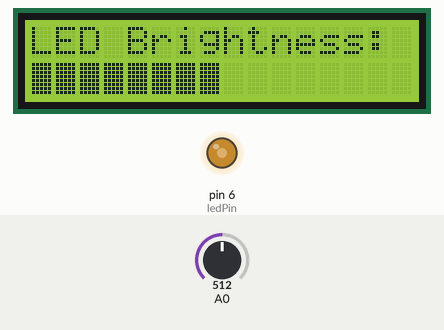
Simulated run of this sketch. Board: Arduino Uno, built with avr-gcc and run on an emulated ATmega328P. On the bench: 16×2 character LCD, output pins drawn as LEDs (lit = HIGH). Inputs (shaded band) come from the test bench; at power-on: A0 = 512.

Above: at 2.2 s.
2.3 s: A0 set to 716
At 3.2 s:
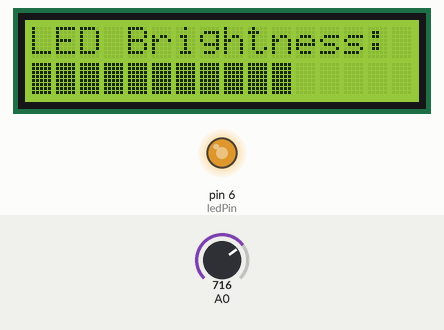
3.8 s: A0 set to 122
At 4.8 s:
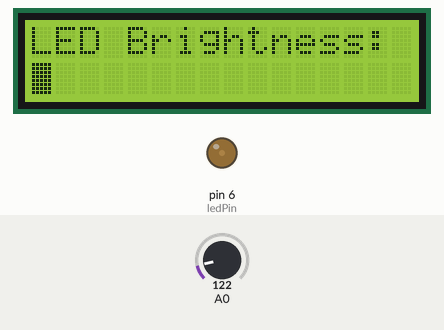
6.8 s: A0 set to 1023
At 8.4 s:
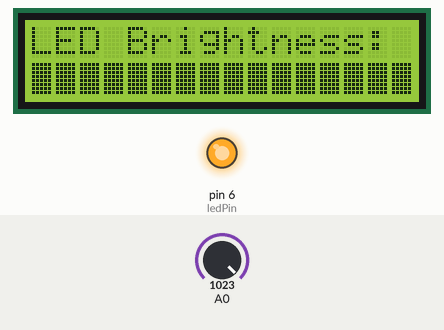
9.8 s: A0 set to 900
At 11.2 s:
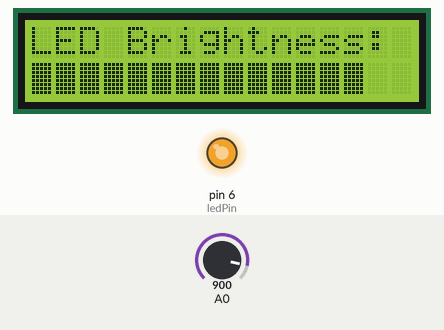
12.8 s: A0 set to 306
At 13.5 s:
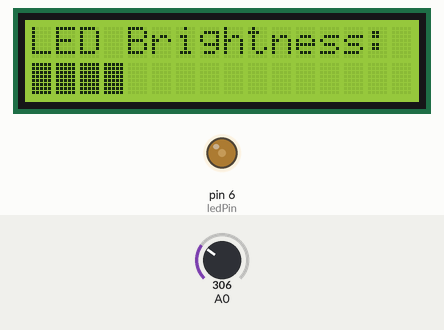
15.8 s: A0 set to 511
At 17.3 s:
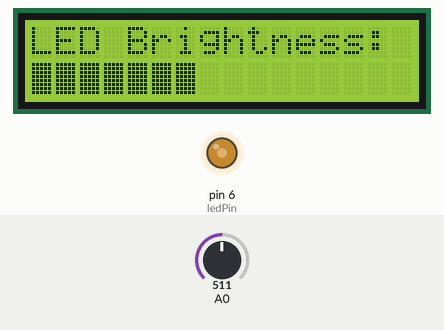
Timing chart, 0 to 18.8 s (numbered marks = the images above; inputs shaded):
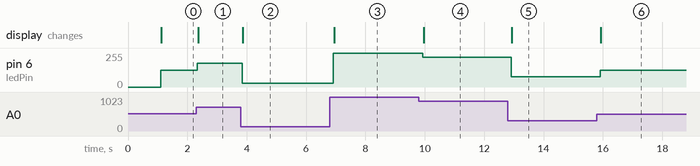

Measured:
- after the input at 2.3 s, pin 6 (ledPin): 127/255 → 178/255 at once; the display: changes after 0.06 s (image 1)
- after the input at 3.8 s, pin 6 (ledPin): 178/255 → 30/255 after 0.06 s; the display: changes after 0.07 s (image 2)
- after the input at 6.8 s, pin 6 (ledPin): 30/255 → 255/255 after 0.11 s; the display: changes after 0.14 s (image 3)
- after the input at 9.8 s, pin 6 (ledPin): 255/255 → 224/255 after 0.13 s; the display: changes after 0.16 s (image 4)
- after the input at 12.8 s, pin 6 (ledPin): 224/255 → 76/255 after 0.10 s; the display: changes after 0.12 s (image 5)
- after the input at 15.8 s, pin 6 (ledPin): 76/255 → 127/255 after 0.11 s; the display: changes after 0.13 s (image 6)

The sketch:

LED_brightenss_controller_with_LCD.ino
```cpp
#include <Wire.h>
#include <LiquidCrystal_I2C.h>

// Initialize the I2C LCD display (2x16)
LiquidCrystal_I2C lcd(0x27, 16, 2); // Change the address (0x27) if necessary

int ledPin = 6; // LED connected to pin 6

void setup() {
  // Initialize the LCD display
  lcd.init();
  lcd.backlight(); // Turn on the backlight

  // Display "arduinoman.store" for 1 second
  lcd.setCursor(0, 0);
  lcd.print("arduinoman.store");
  delay(1000); // Wait for 1 second

  // Clear the display
  lcd.clear();

  // Initialize analog input pin A0
  pinMode(A0, INPUT);

  // Initialize LED pin as output
  pinMode(ledPin, OUTPUT);

  // Display initial message
  lcd.setCursor(0, 0);
  lcd.print("LED Brightness:");
}

void loop() {
  // Read the analog value from the potentiometer (0-1023)
  int sensorValue = analogRead(A0);

  // Map the sensor value to the LED brightness (0-255)
  int ledBrightness = map(sensorValue, 0, 1023, 0, 255);

  // Set the LED brightness using PWM
  analogWrite(ledPin, ledBrightness);

  // Map the sensor value to the progress bar length (0-16)
  int progress = map(sensorValue, 0, 1023, 0, 16);

  // Clear the second row of the LCD
  lcd.setCursor(0, 1);
  lcd.print("                "); // Clear the line

  // Display the progress bar on the second row
  lcd.setCursor(0, 1);
  for (int i = 0; i < progress; i++) {
    lcd.write(255); // Use block character (custom character) for the progress bar
  }

  // Optional: Add delay for better visualization
  delay(100);
}
```
